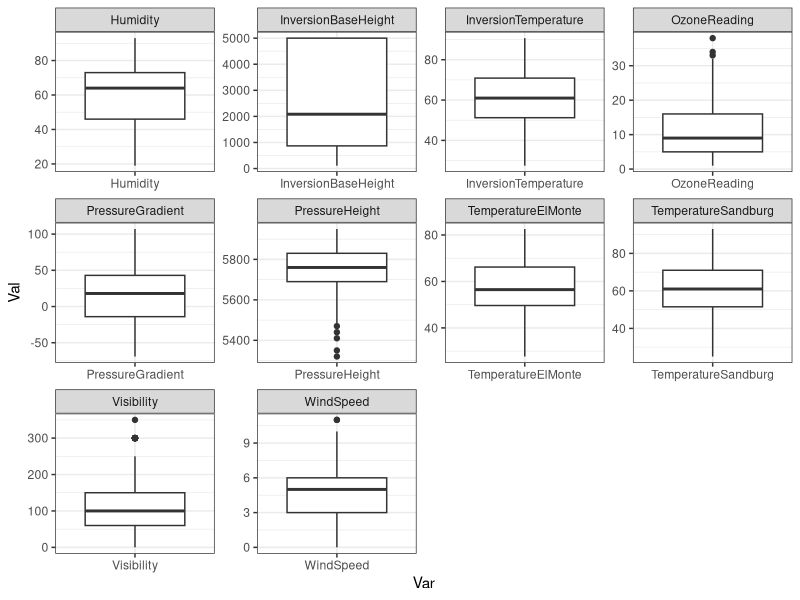

Generate this figure with R: (Note: this script raises an error after producing the figure.)
## ---- chunk 1
library(tidyverse)
library(caret)
## ---- chunk 2
data(Ozone, package = "mlbench")
colnames(Ozone) <- c("Month", "DayOfMonth", "DayOfWeek",
                     "OzoneReading", "PressureHeight",
                     "WindSpeed", "Humidity",
                     "TemperatureSandburg", "TemperatureElMonte",
                     "InversionBaseHeight", "PressureGradient",
                     "InversionTemperature", "Visibility")
Ozone <- as_tibble(Ozone)
Ozone <- Ozone %>% select(-c(Month, DayOfMonth, DayOfWeek))
str(Ozone)
## ---- chunk 3
vapply(Ozone, function(x) sum(is.na(x)), FUN.VALUE = double(1))
## ---- chunk 4
Ozone <- na.omit(Ozone)
dim(Ozone)
## ---- chunk 5
Ozone %>% 
  pivot_longer(everything(), 
               names_to = 'Var', values_to = 'Val') %>%
  ggplot(aes(x = Var, y = Val)) + geom_boxplot() + 
  facet_wrap(~ Var, scales = 'free') + theme_bw()
## ---- chunk 6
corrplot(cor(Ozone %>% select(-OzoneReading)), is.corr = TRUE)
## ---- chunk 7
highCor <- findCorrelation(cor(Ozone %>% select(-OzoneReading)), 
                cutoff = 0.9)
highCorCols <- Ozone %>% select(-OzoneReading) %>%
  select(any_of(highCor)) %>% colnames()
Ozone <- Ozone %>% select(-any_of(highCorCols))
highCorCols
## ---- chunk 8
lm_mod1 <- lm(OzoneReading ~ ., data = Ozone)
summary(lm_mod1)
## ---- chunk 9
anova(lm_mod1)
## ---- chunk 10
lm_mod1
## ---- chunk 11
lm_mod1_pred <- predict(lm_mod1)
lm_mod1_resid <- resid(lm_mod1)
## ---- chunk 12
plot(predict(lm_mod1), resid(lm_mod1), 
     main = 'Residuals vs. Fitted', 
     xlab = 'Fitted values', 
     ylab = 'Residuals')
## ---- chunk 13
RMSE(lm_mod1_pred, Ozone$OzoneReading)
## ---- chunk 14
idx <- createDataPartition(y = Ozone$OzoneReading, p = .8,
                           list = FALSE, times = 1)
Ozone_train <- Ozone[idx,]
Ozone_test <- Ozone[-idx,]
paste0('Training data batch dimension: ', nrow(Ozone_train))
paste0('Test data batch dimension: ', nrow(Ozone_test))
## ---- chunk 15
tr <- trainControl(method = 'cv',
                   number = 5, search = 'grid')

model <- train(OzoneReading ~ ., data = Ozone_train,
               method = 'gbm', trControl = tr,
               verbose = FALSE)

model
## ---- chunk 16
plot(model)
## ---- chunk 17
model$bestTune
## ---- chunk 18
preds <- predict(object = model, newdata = Ozone_test)
rmse <- RMSE(pred = preds, obs = Ozone_test$OzoneReading)
r2 <- R2(pred = preds, obs = Ozone_test$OzoneReading)
paste0('Model RMSE: ', rmse)
paste0('Model R2: ', r2)

plot(x = preds, y = Ozone_test$OzoneReading)
## ---- chunk 19
data(BostonHousing2, package = 'mlbench')
BH2 <- tibble(BostonHousing2)
str(BH2)
## ---- chunk 20
paste0('# of levels: ', length(levels(BH2$town)))
## ---- chunk 21
BH2 %>% group_by(town) %>% tally() %>% 
  arrange(desc(n)) %>% head(5)
## ---- chunk 22
toptowns <- BH2 %>% group_by(town) %>% tally() %>% 
  arrange(desc(n)) %>% head(5) %>% pull(town)

BH2 <- BH2 %>% filter(town %in% toptowns) %>%
  mutate(town = factor(town, levels = toptowns))
## ---- chunk 23
BH2 <- BH2 %>% select(-medv)
bh_mod1 <- lm(cmedv ~ ., data = BH2)
summary(bh_mod1)
## ---- chunk 24
town_encoded <- model.matrix(~town -1, data = BH2)
head(town_encoded)
## ---- chunk 25
data(mtcars)
eln_mod <- train(mpg ~ ., data = mtcars,
                 method = 'glmnet',
                 preProcess = c('center', 'scale'),
                 trControl = tr)
eln_mod
## ---- chunk 26
eln_mod$bestTune
